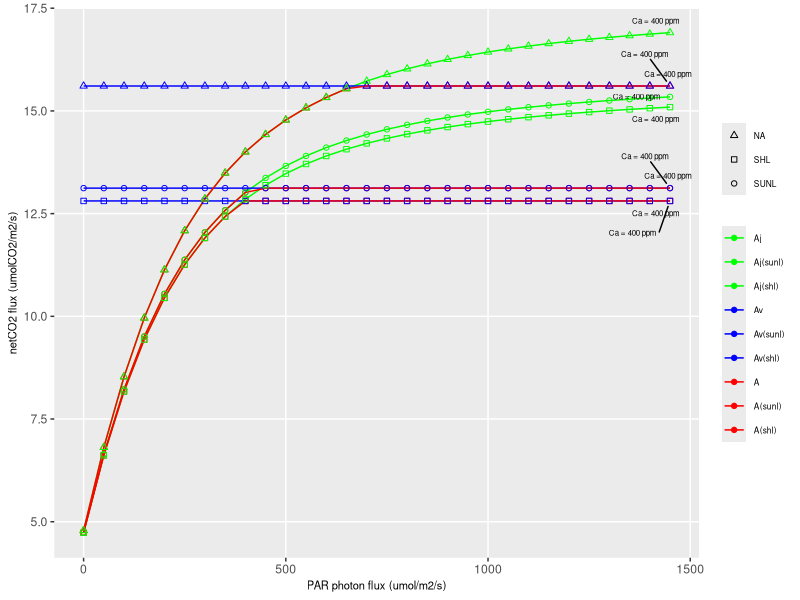

Write the R code that produced this figure. (Note: this script raises an error after producing the figure.)
# Farquhar Equation Sensitivity
# Code from 3D-CMCC model, photosynthesis2.c

# Starting R Script ----

rm(list = ls())

library(ggplot2)
library(ggrepel)

# Create directory output to save the plot
dir_out = '/home/corrado/Desktop/Farquhar_Plot/'
dir.create(dir_out,showWarnings = F)

# Costant variables

Kc25           = 404    #(ubar) michaelis-menten const carboxylase, 25 deg C  Badger and Collatz value
q10Kc          = 2.1    #(DIM) Q_10 for Kc Badger and Collatz and Collatz et al., (2001)
Ko25           = 248    #(mbar) michaelis-menten const oxygenase, 25 deg C Badger and Collatz value
q10Ko          = 1.2    #(DIM) inhibition constant for O2 Collatz et al., (1991)
act25          = 3.6    #(umol/mgRubisco/min) Rubisco activity at 25 C Badger and Collatz value
q10act         = 2.4    #(DIM) Q_10 for Rubisco activity Badger and Collatz value Collatz et al., (1991)
pabsII_frac    = 0.85   #(DIM) fraction of PAR effectively absorbed by photosytem II (leaf absorptance); 0.8 for Bonan et al., 2011 */
fnr            = 7.16   #(DIM) g Rubisco/gN Rubisco weight proportion of rubisco relative to its N content Kuehn and McFadden (1969)
theta          = 0.7    #(DIM) curvature of the light-response curve of electron transport (DePury and Farquhar, 1997, Bonan et al., 2011)

beta           = 2.1    #ratio between Vcmax and Jmax see dePury and Farquhar 1997; for fagus see Liozon et al., (2000) and Castanea */
test_Vcmax     = 55     #(umol/m2/sec) Vcmax for fagus see Deckmyn et al., 2004 GCB */
test_Jmax      = 100    #(umol/m2/sec) Jmax for fagus see Deckmyn et al., 2004 GCB */

ppe            = 2.6    #(mol e- /mol photons) photons absorbed by PSII per e- transported (quantum yield of electron transport)
O2CONC         = 20.9   #% of [O2] see Verustraete 1994, 2002

co2Conc        = 400    #Co2 concentration

tday           = 25     #daily temperature (°C)
air_pressure   = 100854 
N_RUBISCO      = 0.16
cond_corr      = 0.52
leafN          = c(1.5, 1.4, 2.9)
leaf_day_mresp = c(0.08, 0.07, 0.15)

# Calculating other variables

df_tot         = data.frame(seq(1:30))

for (j in seq(1:3)) {
  
par_abs        = 0
A              = c()
Av             = c()
Aj             = c()
temp_Av        = c()
temp_Aj        = c()
temp_A         = c()
df             = c()

for (i in seq(from = 0, to = 30)) { # for cycle (par_abs from 0 to 1500 with a step of 50)
  
  par_abs = par_abs + 50
  
  # calculate Rd (umol/m2/s) day leaf m. resp, proj. area basis
  Rd          = leaf_day_mresp[j]
  
  # convert atmospheric CO2 from ppmV --> Pa;
  # Ca (Pa) atmospheric [CO2] pressure
  Ca          = co2Conc * air_pressure / 1000000
  
  # calculate atmospheric O2 in Pa, assumes 20.9% O2 by volume
  # O2 (Pa) intercellular O2 partial pressure, taken to be 0·21 (mol mol-1) see Medlyn et al., 1999
  O2          = (O2CONC / 100) * air_pressure
  
  # correct kinetic constants for temperature, and do unit conversions
  # Ko (Pa) michaelis-menten constant for oxygenase reaction
  Ko          = Ko25 * (q10Ko ^ ((tday - 25) / 10))
  Ko          = Ko * 100 #mbar --> Pa
  
  # calculate:
  # Kc (michaelis-menten constant for carboxylase reaction)
  # act (Rubisco activity scaled by temperature and [O2] and [CO2])
  
  #Michaelis Menten approach
  if (tday > 15) {
    
    Kc        = Kc25  * (q10Kc  ^ ((tday - 25) / 10))
    act       = act25 * (q10act ^ ((tday - 25) / 10))
    
  } else {
    
    Kc        = Kc25  * ((1.8 * q10Kc)  ^ ((tday - 15) / 10)) / q10Kc
    act       = act25 * ((1.8 * q10act) ^ ((tday - 15) / 10 ))/ q10act
    
  }
  
  # unit conversion
  Kc          = Kc    * 0.1        # convert Kc ubar --> Pa
  act         = act   * 1000 / 60  # convert rubisco activity units from umol/mgRubisco/min -> umol/gRubisco/s
  
  # calculate gamma (Pa) CO2 compensation point due to photorespiration, in the absence of maint (or dark?) respiration
  # BIOME-BGC method 
  
  gamma       = 0.5 * 0.21 * Kc * O2 / Ko
  
  # calculate Vcmax (umol CO2/m2/s) max rate of carboxylation from leaf nitrogen data and Rubisco activity
  
  #  kg Nleaf   kg NRub    kg Rub      umol            umol
  #  -------- X -------  X ------- X ---------   =   --------
  #    m2      kg Nleaf   kg NRub   kg RUB * s       m2 * s
  
  #  (lnc)    X  (flnr)  X  (fnr)  X   (act)     =    (Vmax)
  Vcmax       = leafN[j] * N_RUBISCO * fnr * act
  
  # calculate Jmax = f(Vmax) ((umol/m2/s) max rate electron transport)
  Jmax        = beta * Vcmax
  
  # compute pabsII ((molPAR/m2/sec) PAR effectively absorbed by the phosystemII)
  pabsII = par_abs * pabsII_frac / ppe
  
  # calculate J = f(Jmax, ppfd)
  var_a       = theta
  var_b       = -Jmax - pabsII
  var_c       =  Jmax * pabsII
  
  # compute (umol RuBP/m2/s) rate of RuBP (ribulose-1,5-bisphosphate) regeneration
  J           = ( -var_b - sqrt ( var_b * var_b - 4 * var_a * var_c ) ) / ( 2 * var_a )
  
  # solve for Av and Aj using the quadratic equation, substitution for Ci
  #from A = g(Ca-Ci) into the equations from Farquhar and von Caemmerer:
  
  #       Vmax (Ci - gamma)
  #Av =  ---------------------   -   Rd
  #       Ci + Kc (1 + O2/Ko)
  
  
  #        J (Ci - gamma)
  #Aj  =  -------------------    -   Rd
  #       4.5 Ci + 10.5 gamma
  
  # quadratic solution for Av
  var_a       =  -1 / cond_corr
  var_b       =  Ca + ( Vcmax - Rd ) / cond_corr + Kc * ( 1 + O2 / Ko )
  var_c       =  Vcmax * ( gamma - Ca ) + Rd * ( Ca + Kc * ( 1 + O2 / Ko ) )
  det         =  var_b * var_b - 4 * var_a * var_c
  
  # compute photosynthesis when Av (or Vc) (umol CO2/m2/s) carboxylation rate for limited assimilation 
  #(net photosynthesis rate when Rubisco activity is limiting)
  temp_Av[i]  = ( -var_b + sqrt( det ) ) / ( 2 * var_a )
  
  # quadratic solution for Aj
  var_a       = -4.5 / cond_corr
  var_b       = 4.5 * Ca + 10.5 * gamma + J / cond_corr - 4.5 * Rd / cond_corr
  var_c       = J * ( gamma - Ca ) + Rd * ( 4.5 * Ca + 10.5 * gamma )
  
  det         = var_b * var_b - 4 * var_a * var_c
  
  # compute photosynthesis when (umol CO2/m2/s) RuBP (ribulose-1,5-bisphosphate) regeneration limited assimilation
  #(net photosynthesis rate when RuBP (ribulose-1,5-bisphosphate)-regeneration is limiting)
  temp_Aj[i]  = ( -var_b + sqrt( det ) ) / ( 2 * var_a )
  
  # compute (umol CO2/m2/s) final assimilation rate; estimate A as the minimum of (Av,Aj)
  temp_A[i]   = min ( temp_Av[i] , temp_Aj[i] )
  
  # compute (Pa) intercellular [CO2]
  Ci          = Ca - ( A / cond_corr )
  
  Av          = append(Av,temp_Av[i])
  Aj          = append(Aj,temp_Aj[i])
  A           = append(A,temp_A[i])
  
} #ending for cycle (par_abs)

df            = data.frame(A,Av,Aj)
df_tot        = data.frame(append(df_tot,df))

  } #ending for cycle (j)

par_abs = data.frame(seq(from=0, to=1450,by=50))

df_tot            = data.frame(append(par_abs,df_tot))
colnames(df_tot)  = c('PAR','seq','A(sunl)','Av(sunl)','Aj(sunl)','A(shl)','Av(shl)','Aj(shl)','A','Av','Aj')

# organizzo la tabella dei dati per il plot
if (exists('df_plot')) rm(df_plot)

for (cy_col in c('A(sunl)','Av(sunl)','Aj(sunl)','A(shl)','Av(shl)','Aj(shl)','A','Av','Aj')) {
  
  df_temp = df_tot[,c('PAR',cy_col)]
  df_temp$variabile = cy_col
  colnames(df_temp) = c('PAR','v1','v1_name')
  
  if (exists('df_plot')) {
    
    df_plot = rbind(df_plot,df_temp)
    
  } else {
    
    df_plot = df_temp
  }
  rm(df_temp)
}
rm(cy_col)

df_plot$type                                  = 'NA'
pos_nl = grep('shl',df_plot$v1_name)

if ( length(pos_nl) > 0) df_plot$type[pos_nl] = 'SHL'

pos_nl = grep('sunl',df_plot$v1_name)

if ( length(pos_nl) > 0) df_plot$type[pos_nl] = 'SUNL'
rm(pos_nl)

# Plotting results
# df_plot = data.frame ('PAR'=par_abs,'A'=A,'Av'=Av,'Aj'=Aj)
pos_label_av = which(df_plot$v1_name == 'Av')
pos_label_av_sunl = which(df_plot$v1_name == 'Av(sunl)')
pos_label_av_shl = which(df_plot$v1_name == 'Av(shl)')

pos_label_a = which(df_plot$v1_name == 'A')
pos_label_a_sunl = which(df_plot$v1_name == 'A(sunl)')
pos_label_a_shl = which(df_plot$v1_name == 'A(shl)')

pos_label_aj = which(df_plot$v1_name == 'Aj')
pos_label_aj_sunl = which(df_plot$v1_name == 'Aj(sunl)')
pos_label_aj_shl = which(df_plot$v1_name == 'Aj(shl)')


df_label_av = df_plot[c(pos_label_av[length(pos_label_av)],pos_label_av_sunl[length(pos_label_av_sunl)],pos_label_av_shl[length(pos_label_av_shl)],
                        pos_label_aj[length(pos_label_aj)],pos_label_aj_sunl[length(pos_label_aj_sunl)],pos_label_aj_shl[length(pos_label_aj_shl)],
                        pos_label_a[length(pos_label_a)],pos_label_a_sunl[length(pos_label_a_sunl)],pos_label_a_shl[length(pos_label_a_shl)]),]
df_label_av$etichetta = 'Ca = 400 ppm'

df_plot$v1_name = factor(df_plot$v1_name)
df_plot$v1_name <- factor(df_plot$v1_name, levels = c("Aj", "Aj(sunl)", "Aj(shl)",
                                                      "Av", "Av(sunl)", "Av(shl)",
                                                      "A" , "A(sunl)" , "A(shl)"
                                                      ))
 mp2 =
  ggplot()                                                                          +
  geom_line(data = df_plot,aes(x=PAR,y = v1,color=v1_name))                                               +
  geom_point(data = df_plot,aes(x=PAR,y = v1,color=v1_name,shape = type))                                 +
  geom_text_repel(data = df_label_av, aes(x = PAR, y = v1, label = etichetta),size = 2,
                  box.padding = unit(0.35, "lines"),point.padding = unit(0.5, "lines"))      +
  scale_color_manual(values = c('Av' = 'blue' ,'Av(sunl)'  = 'blue' ,'Av(shl)'  = 'blue' ,
                                'Aj' = 'green','Aj(sunl)'  = 'green','Aj(shl)'  = 'green',
                                'A'  = 'red'  ,'A(sunl)'   = 'red'  ,'A(shl)'   = 'red'))  +
  scale_shape_manual(values = c('SUNL' = 1,
                                'SHL' = 0 ,
                                'NA' = 2 ))                                                +
  xlab('PAR photon flux (umol/m2/s)')                                                      +
  ylab('netCO2 flux (umolCO2/m2/s)')                                                       +
  theme(axis.title.x = element_text(size = 8), axis.title.y = element_text(size = 8), 
        legend.text=element_text(size=6),legend.title=element_blank(),
        panel.grid.minor = element_line(colour = "white", size = 0.01 ),)
ggsave(paste(dir_out,'.png',sep = '_',collapse = ''),plot = mp2,width = 5, height = 5)
